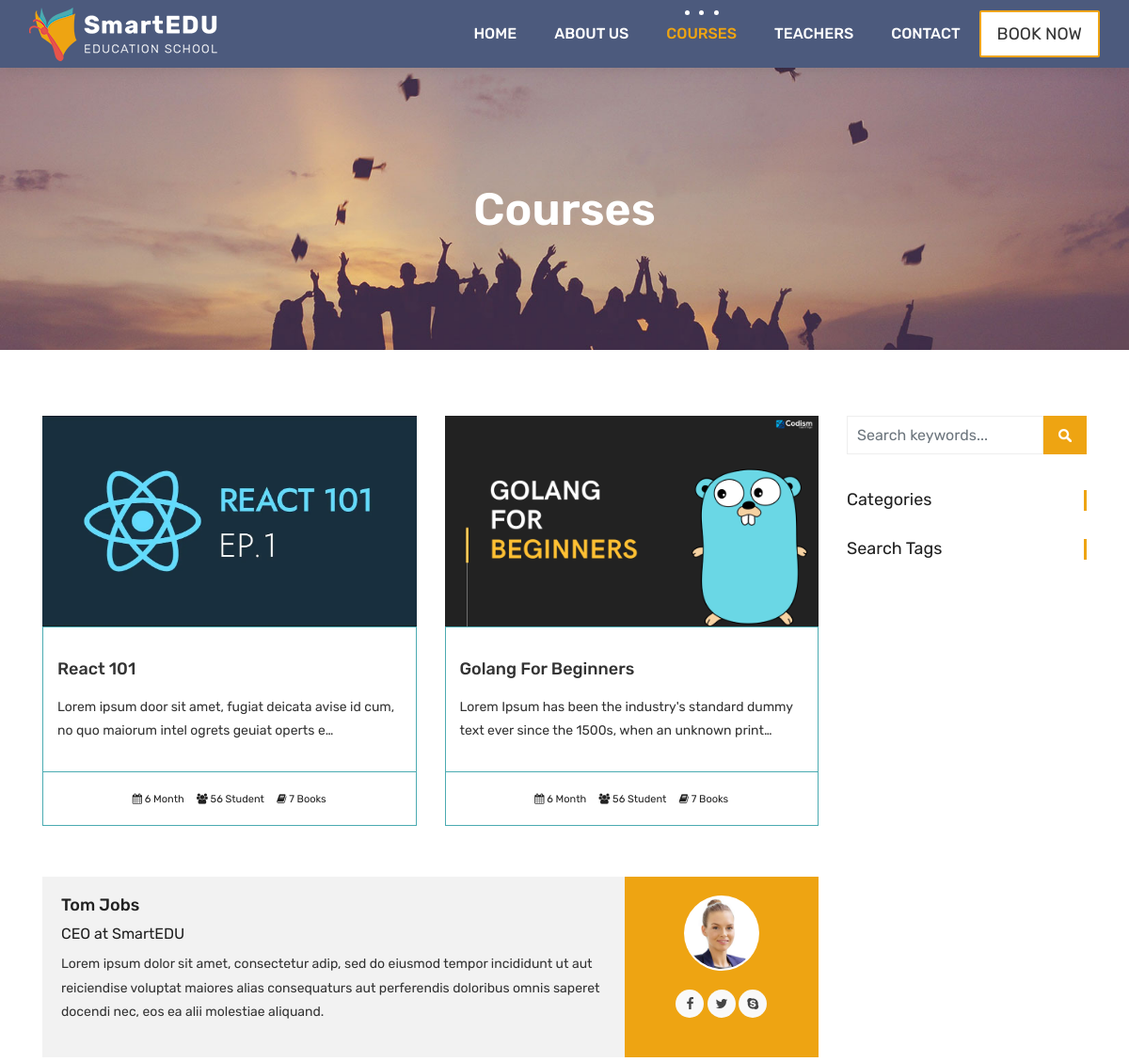
Page /courses/ (upper part) on the earlier database version.
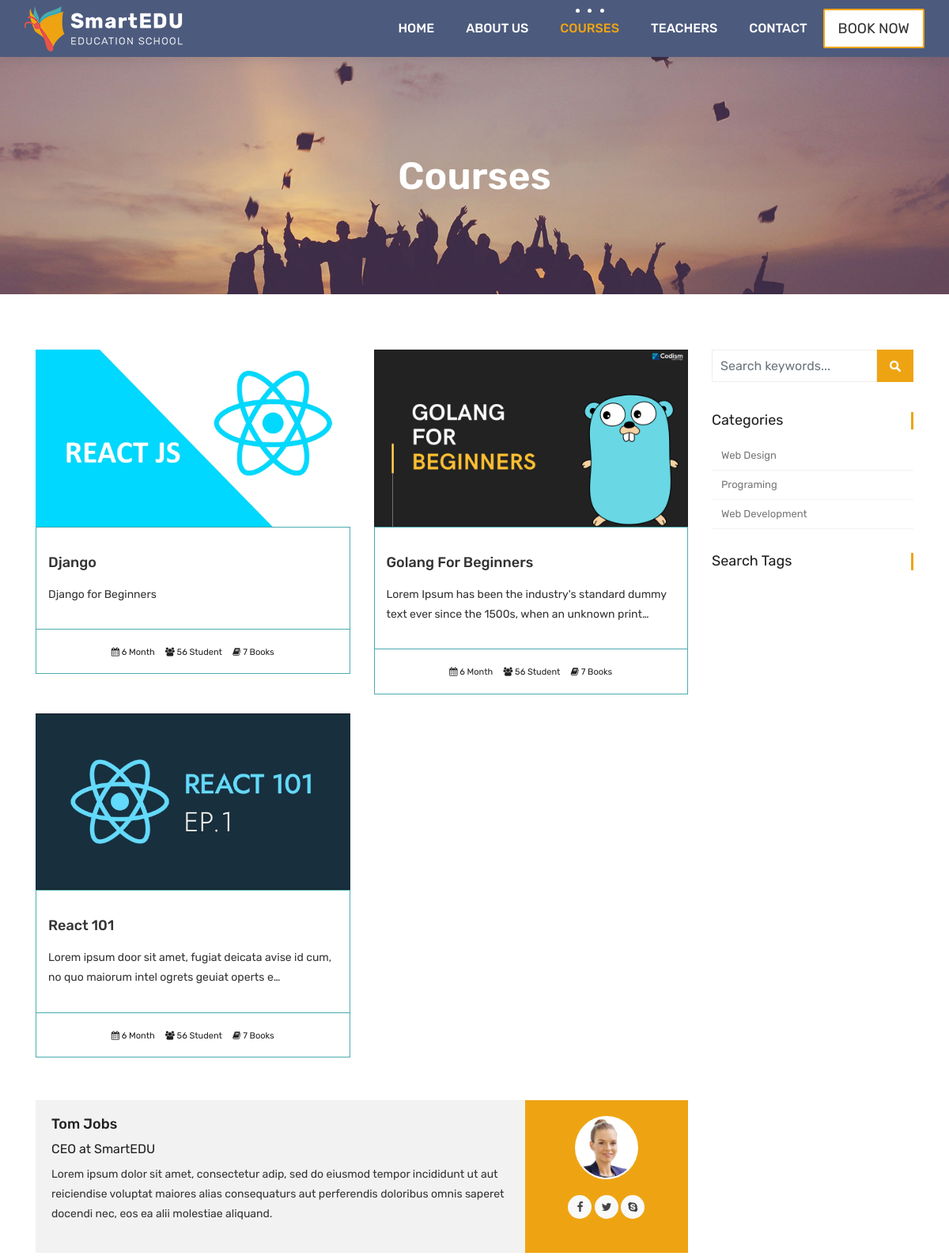
Same page on the later database version.
### courses/models.py (models this page shows, shortened)
class Course(models.Model):
    teacher = models.ForeignKey(Teacher, null=True, on_delete=models.CASCADE)
    name= models.CharField(max_length=200, unique=True, verbose_name="Kurs Adi", help_text="Kurs Adini Yaziniz")
    description = models.TextField(blank=True, null=True)
    category = models.ForeignKey(Category, null=True, on_delete=models.DO_NOTHING)
    tags = models.ManyToManyField(Tag, blank=True, null=True)
    image = models.ImageField(upload_to="courses/%Y/%m/%d/", default="courses/default_course_image.jpg")
    date = models.DateTimeField(auto_now=True)
    available = models.BooleanField(default=True)

class Category(models.Model):
    name = models.CharField(max_length=50, null=True)
    slug = models.SlugField(max_length=50, unique=True, null=True)

### courses/views.py (the view)
# urls.py: path('', views.course_list, name="courses"),
def course_list(request):
    courses = Course.objects.all().order_by("-date")
    categories= Category.objects.all()
    tags = Tag.objects.all()
    context = {
        "courses" : courses,
        "categories": categories,
        "tags" : tags
    }
    return render(request, "courses.html", context)

### templates/courses.html (shortened to what this page needs)
{% extends 'partials/_base.html' %}
{% load static %}
{% block content %}
	<div class="all-title-box">
		<div class="container text-center">
			<h1>Courses</h1>
		</div>
	</div>
    <div id="overviews" class="section wb">
        <div class="container">
            <div class="row">
                <div class="col-lg-9 blog-post-single">
                    <div class="row">
                        {% for course in courses %}
                        <div class="col-lg-6 col-md-6 col-12 mb-4">
                            <div class="course-item">
                                <div class="image-blog">
                                    <img src="{{course.image.url}}" alt="" class="img-fluid">
                                </div>
                                <div class="course-br">
                                    <div class="course-title">
                                        <h2><a href="{% url 'course_detail' course.category.slug course.id %}" title="">{{course.name}}</a></h2>
                                    </div>
                                    <div class="course-desc">
                                        <p>{{course.description | truncatechars:100}}</p>
                                    </div>
                                </div>
                                <div class="course-meta-bot">
                                    <ul>
                                        <li><i class="fa fa-calendar" aria-hidden="true"></i> 6 Month</li>
                                        <li><i class="fa fa-users" aria-hidden="true"></i> 56 Student</li>
                                        <li><i class="fa fa-book" aria-hidden="true"></i> 7 Books</li>
                                    </ul>
                                </div>
                            </div>
                        </div>
                    {% endfor %}
                    </div>
					<div class="blog-author">
						<div class="author-bio">
							<h3 class="author_name"><a href="#">Tom Jobs</a></h3>
							<h5>CEO at <a href="#">SmartEDU</a></h5>
							<p class="author_det">
								Lorem ipsum dolor sit amet, consectetur adip, sed do eiusmod tempor incididunt  ut aut reiciendise voluptat maiores alias consequaturs aut perferendis doloribus omnis saperet docendi nec, eos ea alii molestiae aliquand.
							</p>
						</div>
						<div class="author-desc">
							<img src="images/author.jpg" alt="about author">
							<ul class="author-social">
								<li><a href="#"><i class="fa fa-facebook"></i></a></li>
								<li><a href="#"><i class="fa fa-twitter"></i></a></li>
								<li><a href="#"><i class="fa fa-skype"></i></a></li>
							</ul>
						</div>
					</div>
                </div>
				<div class="col-lg-3 col-12 right-single">
					<div class="widget-search">
						<div class="site-search-area">
							<form method="get" id="site-searchform" action="#">
								<div>
									<input class="input-text form-control" name="search-k" id="search-k" placeholder="Search keywords..." type="text">
									<input id="searchsubmit" value="Search" type="submit">
								</div>
							</form>
						</div>
					</div>
					<div class="widget-categories">
						<h3 class="widget-title">Categories</h3>
						<ul>
							{% for category in categories %}
							<li><a href="{% url 'courses_by_category' category.slug %}">{{category.name}}</a></li>
							{% endfor %}
						</ul>
					</div>
					<div class="widget-tags">
						<h3 class="widget-title">Search Tags</h3>
					</div>
				</div>
            </div>
        </div>
    </div>
    {% endblock %}

### templates/partials/_base.html (shortened to what this page needs)
{% load static %}
<!DOCTYPE html>
<html lang="en">
    <link rel="stylesheet" href="{% static 'css/bootstrap.min.css' %}">
    <link rel="stylesheet" href="{% static 'style.css' %}">
    <link rel="stylesheet" href="{% static 'css/versions.css' %}">
    <link rel="stylesheet" href="{% static 'css/responsive.css' %}">
    <link rel="stylesheet" href="{% static 'css/custom.css' %}">
</head>
<body class="host_version">
	{% include 'partials/_navbar.html' %}
    {% block content %}
    {% endblock %}
</body>
</html>

### templates/partials/_navbar.html (shortened to what this page needs)
{% load static %}
<header class="top-navbar">
    <nav class="navbar navbar-expand-lg navbar-light bg-light">
        <div class="container-fluid">
            <a class="navbar-brand" href="{% url 'index' %}">
                <img src="{% static 'images/logo.png' %}" alt="" />
            </a>
            <div class="collapse navbar-collapse" id="navbars-host">
                <ul class="navbar-nav ml-auto">
                    <li class="nav-item {% if '/' == request.path %} active {% endif %}"><a class="nav-link " href="{% url 'index' %}">Home</a></li>
                    <li class="nav-item {% if 'about' in request.path %} active {% endif %}"><a class="nav-link " href="{% url 'about' %}">About Us</a></li>
                    <li class="nav-item {% if 'courses' in request.path %} active {% endif %}"><a class="nav-link " href="{% url 'courses' %}">Courses</a></li>
                    <li class="nav-item"><a class="nav-link" href="teachers.html">Teachers</a></li>
                    <li class="nav-item"><a class="nav-link" href="contact.html">Contact</a></li>
                </ul>
                <ul class="nav navbar-nav navbar-right">
                    <li><a class="hover-btn-new log orange" href="#" data-toggle="modal" data-target="#login"><span>Book Now</span></a></li>
                </ul>
            </div>
        </div>
    </nav>
</header>

### templates/partials/_footer.html (shortened to what this page needs)
{% load static %}

Differences in the rows shown:
added Course: image (picture), name "Django", description "Django for Beginners"
changed Course "Golang For Beginners": moves up the list
added Category: name "Web Design"
added Category: name "Programing"
added Category: name "Web Development"
